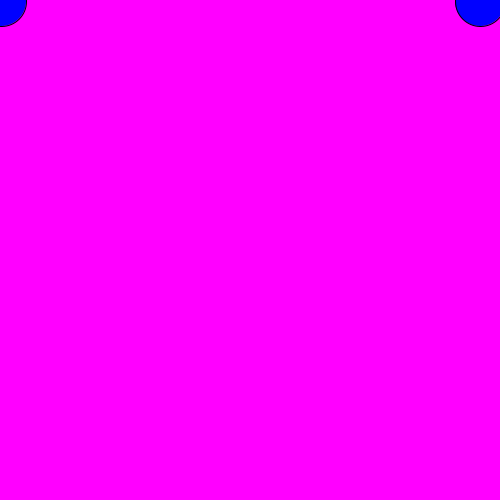
Frame 1 (no input)
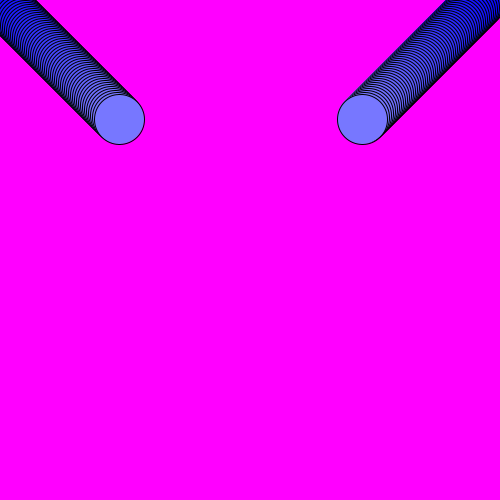
Frame 60 (the mouse pressed at the canvas centre just before this capture)
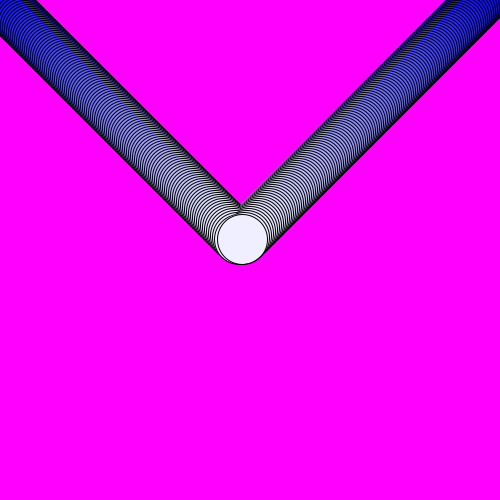
Frame 120 (the mouse held since frame 60 and released just before this capture)

The Processing sketch that drew these frames (run headless with seeded random() and noise(); from frame 60 on, the mouse is pressed at the canvas centre):

// Processing sketch: processing_172366
// ── processing_172366.pde

int possumX =1;
int possumY =1;
int p = 480;

void setup(){
  size(500,500);
  background(255,0,255);
}
void draw(){
  fill(possumX,possumY,255);
  ellipse(possumX,possumY,50,50);
  ellipse(p,possumY,50,50);
  possumX = possumX + 2;
  possumY = possumY + 2;
  p = p - 2;
}
